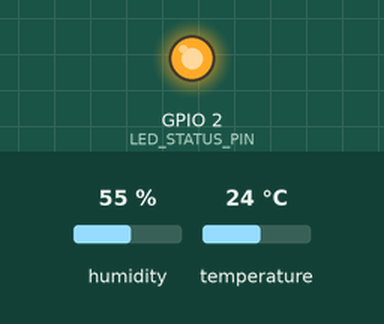
A sketch run on a simulated ESP32. On the bench: output pins drawn as LEDs (lit = HIGH). The inputs (shaded band) are chosen by the test bench; at power-on: humidity 55 %, temperature 24 °C. WiFi joins after 1.5 s; servers stay silent unless stated; uploads are accepted with an empty reply; what the sketch prints to the serial monitor is not drawn.

Above: at 6.4 s.
At 10.34 s:
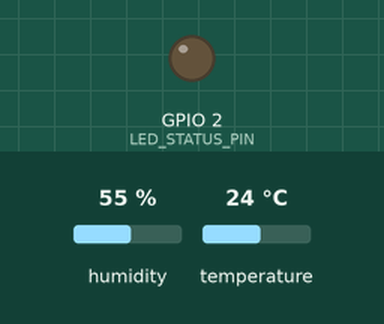
Timing chart, 0 to 15.5 s (numbered marks = the images above):
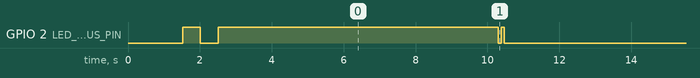

The sketch:

firmware_esp32.ino
```cpp
/*
 * =========================================================================================
 * SmartClass - Firmware de Telemetria IoT para ESP32
 * =========================================================================================
 * Projeto: SmartClass - Monitoramento de Conforto Térmico Escolar
 * Microcontrolador: ESP32 DevKit V1 (30 ou 38 pinos)
 * Sensor: DHT11 ou DHT22 (Temperatura e Umidade)
 * Comunicação: Wi-Fi 2.4GHz + HTTP REST Client (POST JSON)
 *
 * Bibliotecas Necessárias (instalar pelo Gerenciador de Bibliotecas da Arduino IDE):
 * 1. "DHT sensor library" by Adafruit (ou "DHTesp" by beegee-tokyo)
 *    -> Requer também "Adafruit Unified Sensor"
 * 2. "ArduinoJson" by Benoit Blanchon (versão 6 ou 7)
 * =========================================================================================
 */

#include <WiFi.h>
#include <HTTPClient.h>
#include <WiFiClientSecure.h>
#include <DHT.h>
#include <ArduinoJson.h>

// =========================================================================================
// 1. CONFIGURAÇÕES PRINCIPAIS (AJUSTE AQUI CONFORME SEU AMBIENTE)
// =========================================================================================

// Credenciais da Rede Wi-Fi (o ESP32 suporta apenas redes 2.4 GHz)
// Pode ser o Wi-Fi de sua casa, da faculdade ou o 4G roteado pelo celular.
const char* WIFI_SSID     = "SUA_REDE_WIFI";
const char* WIFI_PASSWORD = "SUA_SENHA_WIFI";

// URL Oficial da API Backend do SmartClass em Produção na VPS
const char* SERVER_URL    = "https://smartclass.mypaywise.cloud/api/v1/medicoes";

// Identificador da Sala / Ambiente monitorado por este ESP32
const char* SALA_ID       = "Sala 101";

// Intervalo de envio das medições (em milissegundos) -> 10000 ms = 10 segundos
const unsigned long INTERVALO_ENVIO_MS = 10000;

// =========================================================================================
// 2. PINAGEM E SENSORES
// =========================================================================================

#define DHT_PIN 4        // Pino GPIO do ESP32 conectado à perna de DATA do DHT
#define DHT_TYPE DHT22   // Troque para DHT11 se estiver usando o sensor azul

#define LED_STATUS_PIN 2 // LED onboard do ESP32 (GPIO 2 na maioria das placas)

// Instância do sensor
DHT dht(DHT_PIN, DHT_TYPE);

// Controle de tempo não-bloqueante (evita travar o ESP32 com delay)
unsigned long ultimaLeituraMs = 0;

// =========================================================================================
// 3. FUNÇÕES AUXILIARES
// =========================================================================================

// Função para piscar o LED indicador
void piscarLed(int vezes, int tempoMs) {
  for (int i = 0; i < vezes; i++) {
    digitalWrite(LED_STATUS_PIN, HIGH);
    delay(tempoMs);
    digitalWrite(LED_STATUS_PIN, LOW);
    delay(tempoMs);
  }
}

// Conexão e manutenção do Wi-Fi
void conectarWiFi() {
  if (WiFi.status() == WL_CONNECTED) return;

  Serial.println();
  Serial.print("[WiFi] Conectando a: ");
  Serial.println(WIFI_SSID);

  WiFi.mode(WIFI_STA);
  WiFi.begin(WIFI_SSID, WIFI_PASSWORD);

  int tentativas = 0;
  while (WiFi.status() != WL_CONNECTED && tentativas < 25) {
    delay(500);
    Serial.print(".");
    digitalWrite(LED_STATUS_PIN, !digitalRead(LED_STATUS_PIN));
    tentativas++;
  }

  if (WiFi.status() == WL_CONNECTED) {
    digitalWrite(LED_STATUS_PIN, HIGH);
    Serial.println();
    Serial.println("[WiFi] Conectado com sucesso!");
    Serial.print("[WiFi] Endereço IP do ESP32: ");
    Serial.println(WiFi.localIP());
    Serial.print("[WiFi] Sinal RSSI: ");
    Serial.print(WiFi.RSSI());
    Serial.println(" dBm");
  } else {
    digitalWrite(LED_STATUS_PIN, LOW);
    Serial.println();
    Serial.println("[WiFi] Falha ao conectar. Tentando novamente no próximo ciclo...");
  }
}

// Envio da medição via HTTP / HTTPS POST JSON
bool enviarMedicao(float temperatura, float umidade) {
  if (WiFi.status() != WL_CONNECTED) {
    Serial.println("[HTTP] Wi-Fi desconectado. Abortando envio.");
    return false;
  }

  HTTPClient http;
  WiFiClientSecure *clientSecure = nullptr;
  WiFiClient *clientInsecure = nullptr;

  if (String(SERVER_URL).startsWith("https://")) {
    clientSecure = new WiFiClientSecure;
    clientSecure->setInsecure(); // Permite certificados SSL sem necessidade de gravar CA root no chip
    http.begin(*clientSecure, SERVER_URL);
  } else {
    clientInsecure = new WiFiClient;
    http.begin(*clientInsecure, SERVER_URL);
  }

  http.addHeader("Content-Type", "application/json");
  http.addHeader("Accept", "application/json");
  http.setTimeout(7000); // 7 segundos de timeout

  // Montagem do documento JSON
  StaticJsonDocument<200> doc;
  doc["sala_id"] = SALA_ID;
  doc["temperatura"] = serialized(String(temperatura, 2));
  doc["umidade"] = serialized(String(umidade, 2));

  String requestBody;
  serializeJson(doc, requestBody);

  Serial.print("[HTTP] Enviando POST para: ");
  Serial.println(SERVER_URL);
  Serial.print("[HTTP] Payload: ");
  Serial.println(requestBody);

  int httpResponseCode = http.POST(requestBody);

  if (httpResponseCode > 0) {
    String response = http.getString();
    Serial.print("[HTTP] Código de Resposta: ");
    Serial.println(httpResponseCode);
    Serial.print("[HTTP] Retorno do Servidor: ");
    Serial.println(response);

    if (httpResponseCode == 200 || httpResponseCode == 201) {
      piscarLed(2, 80); // Pisca rápido 2x indicando sucesso
      http.end();
      if (clientSecure) delete clientSecure;
      if (clientInsecure) delete clientInsecure;
      return true;
    }
  } else {
    Serial.print("[HTTP] Erro na requisição: ");
    Serial.println(http.errorToString(httpResponseCode).c_str());
  }

  http.end();
  if (clientSecure) delete clientSecure;
  if (clientInsecure) delete clientInsecure;
  return false;
}

// =========================================================================================
// 4. SETUP INICIAL
// =========================================================================================
void setup() {
  Serial.begin(115200);
  delay(1000);

  pinMode(LED_STATUS_PIN, OUTPUT);
  digitalWrite(LED_STATUS_PIN, LOW);

  Serial.println("\n==================================================");
  Serial.println("   SmartClass - Inicializando Módulo ESP32 IoT   ");
  Serial.println("==================================================");

  // Inicializa o sensor DHT
  Serial.println("[Sensor] Inicializando sensor DHT...");
  dht.begin();

  // Conecta ao Wi-Fi
  conectarWiFi();

  Serial.println("[Sistema] Configuração concluída. Iniciando loop de telemetria.\n");
}

// =========================================================================================
// 5. LOOP PRINCIPAL
// =========================================================================================
void loop() {
  // Garante que o Wi-Fi permaneça conectado
  if (WiFi.status() != WL_CONNECTED) {
    conectarWiFi();
  }

  unsigned long agora = millis();

  // Dispara a leitura e envio no intervalo configurado
  if (agora - ultimaLeituraMs >= INTERVALO_ENVIO_MS) {
    ultimaLeituraMs = agora;

    Serial.println("--------------------------------------------------");
    Serial.println("[Sensor] Efetuando leitura do ambiente...");

    float temp = dht.readTemperature();
    float hum  = dht.readHumidity();

    // Verificação de integridade da leitura (evita enviar NaN/lixo)
    if (isnan(temp) || isnan(hum)) {
      Serial.println("[Sensor] ⚠️ AVISO: Falha ao ler do sensor DHT! Verifique fios e resistor.");
      piscarLed(5, 50); // Pisca 5x rápido indicando alerta no sensor
      return;
    }

    Serial.print("[Sensor] Temperatura: ");
    Serial.print(temp, 2);
    Serial.print(" °C | Umidade: ");
    Serial.print(hum, 2);
    Serial.println(" %");

    // Envia para o backend
    bool sucesso = enviarMedicao(temp, hum);

    if (sucesso) {
      Serial.println("[Status] ✅ Medição registrada no SmartClass com sucesso!");
    } else {
      Serial.println("[Status] ❌ Falha na transmissão de telemetria.");
    }
  }

  // Pequeno delay para aliviar o watchdog do ESP32
  delay(10);
}
```
